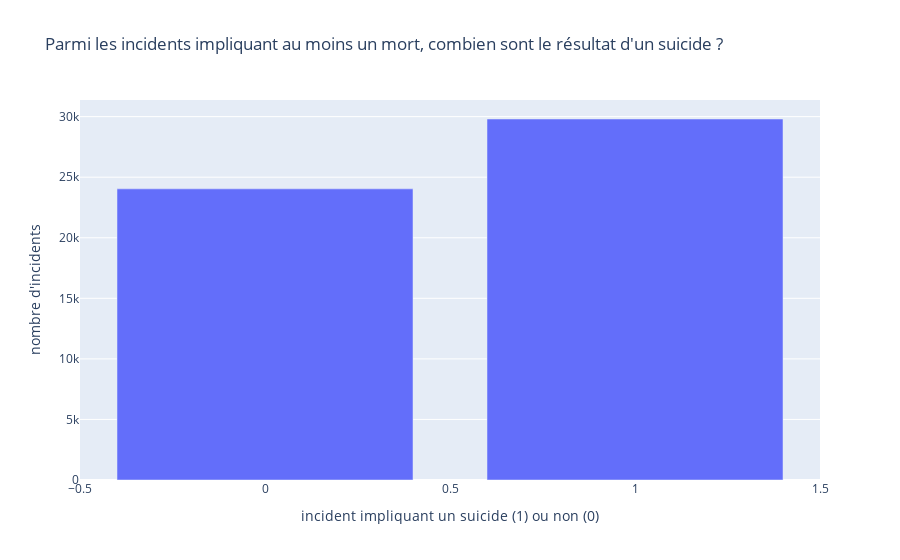

Notebook code cell kept with this figure:
### Code cell
fig8 = px.bar(updated_base[updated_base['n_killed']>=1], x=pd.unique(updated_base['indic_suicide']), y=updated_base[updated_base['n_killed']>=1].groupby(updated_base['indic_suicide']).count()['incident_id'],
              labels={"x":"incident impliquant un suicide (1) ou non (0)", "y":"nombre d'incidents"},
              title="Parmi les incidents impliquant au moins un mort, combien sont le résultat d'un suicide ?")

fig8

### Figure 1 — Plotly figure (JSON) as saved in the notebook; plotly's stock layout.template omitted (floating-point values rounded to 4 significant figures)
{"data": [{"alignmentgroup": "True", "hovertemplate": "incident impliquant un suicide (1) ou non (0)=%{x}<br>nombre d'incidents=%{y}<extra></extra>", "legendgroup": "", "marker": {"color": "#636efa", "pattern": {"shape": ""}}, "name": "", "offsetgroup": "", "orientation": "v", "showlegend": false, "textposition": "auto", "type": "bar", "x": [0, 1], "xaxis": "x", "y": [24037, 29805], "yaxis": "y"}], "layout": {"barmode": "relative", "legend": {"tracegroupgap": 0}, "title": {"text": "Parmi les incidents impliquant au moins un mort, combien sont le résultat d'un suicide ?"}, "xaxis": {"anchor": "y", "domain": [0, 1], "title": {"text": "incident impliquant un suicide (1) ou non (0)"}}, "yaxis": {"anchor": "x", "domain": [0, 1], "title": {"text": "nombre d'incidents"}}}}
